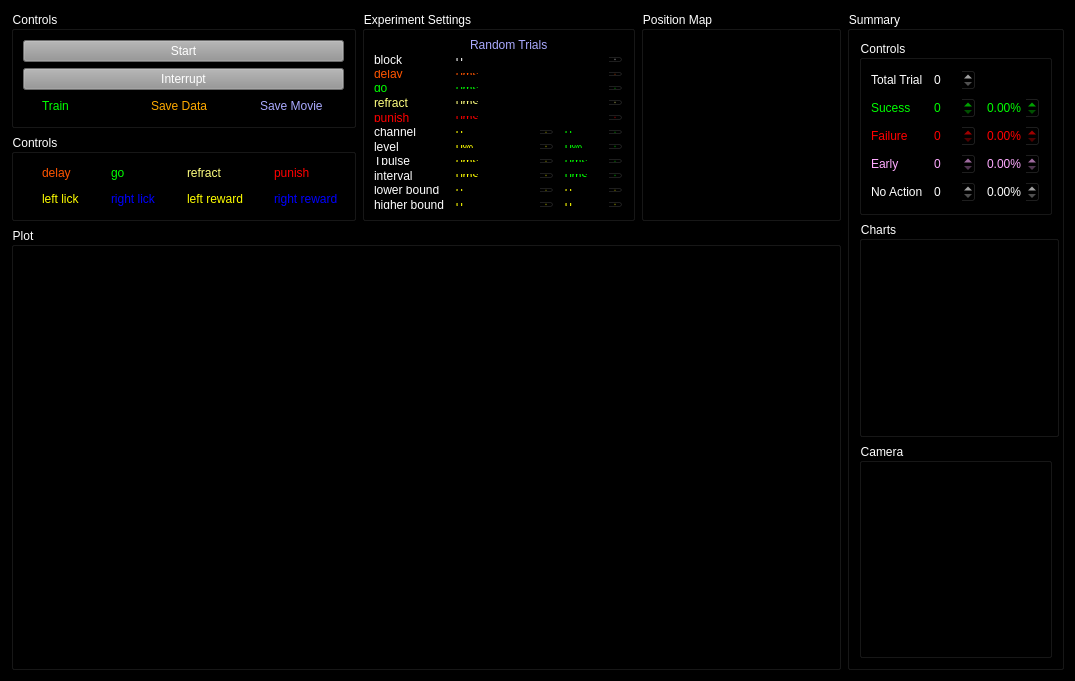
<?xml version="1.0" encoding="UTF-8"?>
<ui version="4.0">
 <class>Form</class>
 <widget class="QWidget" name="Form">
  <property name="geometry">
   <rect>
    <x>0</x>
    <y>0</y>
    <width>1075</width>
    <height>681</height>
   </rect>
  </property>
  <property name="windowTitle">
   <string>Form</string>
  </property>
  <property name="autoFillBackground">
   <bool>false</bool>
  </property>
  <property name="styleSheet">
   <string notr="true">background-color: rgb(0, 0, 0);</string>
  </property>
  <layout class="QGridLayout" name="gridLayout_2" rowstretch="0,0,0,0">
   <item row="0" column="4" rowspan="4">
    <widget class="QGroupBox" name="summary_groupBox">
     <property name="sizePolicy">
      <sizepolicy hsizetype="Preferred" vsizetype="Preferred">
       <horstretch>0</horstretch>
       <verstretch>0</verstretch>
      </sizepolicy>
     </property>
     <property name="minimumSize">
      <size>
       <width>200</width>
       <height>0</height>
      </size>
     </property>
     <property name="maximumSize">
      <size>
       <width>400</width>
       <height>16777215</height>
      </size>
     </property>
     <property name="styleSheet">
      <string notr="true">color: rgb(255, 255, 255);</string>
     </property>
     <property name="title">
      <string>Summary</string>
     </property>
     <layout class="QVBoxLayout" name="verticalLayout_7">
      <item>
       <widget class="QGroupBox" name="control_1groupBox_2">
        <property name="sizePolicy">
         <sizepolicy hsizetype="Preferred" vsizetype="Maximum">
          <horstretch>0</horstretch>
          <verstretch>0</verstretch>
         </sizepolicy>
        </property>
        <property name="styleSheet">
         <string notr="true">color: rgb(255, 255, 255);</string>
        </property>
        <property name="title">
         <string>Controls</string>
        </property>
        <layout class="QGridLayout" name="gridLayout_4">
         <item row="1" column="1">
          <widget class="QDoubleSpinBox" name="success_doubleSpinBox">
           <property name="enabled">
            <bool>true</bool>
           </property>
           <property name="styleSheet">
            <string notr="true">color: rgb(0, 255, 0)</string>
           </property>
           <property name="decimals">
            <number>0</number>
           </property>
          </widget>
         </item>
         <item row="0" column="0">
          <widget class="QLabel" name="label_20">
           <property name="styleSheet">
            <string notr="true">color: rgb(255, 255, 255);</string>
           </property>
           <property name="text">
            <string>Total Trial</string>
           </property>
          </widget>
         </item>
         <item row="1" column="2">
          <widget class="QDoubleSpinBox" name="success_percent_doubleSpinBox">
           <property name="enabled">
            <bool>true</bool>
           </property>
           <property name="styleSheet">
            <string notr="true">color: rgb(0, 255, 0)</string>
           </property>
           <property name="suffix">
            <string>%</string>
           </property>
           <property name="decimals">
            <number>2</number>
           </property>
          </widget>
         </item>
         <item row="1" column="0">
          <widget class="QLabel" name="label_21">
           <property name="styleSheet">
            <string notr="true">color: rgb(0, 255, 0)</string>
           </property>
           <property name="text">
            <string>Sucess</string>
           </property>
          </widget>
         </item>
         <item row="2" column="2">
          <widget class="QDoubleSpinBox" name="failure_percent_doubleSpinBox">
           <property name="enabled">
            <bool>true</bool>
           </property>
           <property name="styleSheet">
            <string notr="true">color:rgb(255, 0, 0)</string>
           </property>
           <property name="suffix">
            <string>%</string>
           </property>
           <property name="decimals">
            <number>2</number>
           </property>
          </widget>
         </item>
         <item row="2" column="1">
          <widget class="QDoubleSpinBox" name="failure_doubleSpinBox">
           <property name="enabled">
            <bool>true</bool>
           </property>
           <property name="styleSheet">
            <string notr="true">color:rgb(255, 0, 0)</string>
           </property>
           <property name="decimals">
            <number>0</number>
           </property>
          </widget>
         </item>
         <item row="2" column="0">
          <widget class="QLabel" name="label_23">
           <property name="styleSheet">
            <string notr="true">color:rgb(255, 0, 0)</string>
           </property>
           <property name="text">
            <string>Failure</string>
           </property>
          </widget>
         </item>
         <item row="4" column="2">
          <widget class="QDoubleSpinBox" name="idle_percent_doubleSpinBox">
           <property name="enabled">
            <bool>true</bool>
           </property>
           <property name="styleSheet">
            <string notr="true"/>
           </property>
           <property name="suffix">
            <string>%</string>
           </property>
           <property name="decimals">
            <number>2</number>
           </property>
          </widget>
         </item>
         <item row="4" column="0">
          <widget class="QLabel" name="label_24">
           <property name="styleSheet">
            <string notr="true"/>
           </property>
           <property name="text">
            <string>No Action</string>
           </property>
          </widget>
         </item>
         <item row="4" column="1">
          <widget class="QDoubleSpinBox" name="idle_doubleSpinBox">
           <property name="enabled">
            <bool>true</bool>
           </property>
           <property name="styleSheet">
            <string notr="true"/>
           </property>
           <property name="decimals">
            <number>0</number>
           </property>
          </widget>
         </item>
         <item row="0" column="1">
          <widget class="QDoubleSpinBox" name="trial_doubleSpinBox">
           <property name="enabled">
            <bool>true</bool>
           </property>
           <property name="styleSheet">
            <string notr="true">color: rgb(255, 255, 255);</string>
           </property>
           <property name="decimals">
            <number>0</number>
           </property>
          </widget>
         </item>
         <item row="3" column="0">
          <widget class="QLabel" name="label_25">
           <property name="styleSheet">
            <string notr="true">color: rgb(255, 170, 255);</string>
           </property>
           <property name="text">
            <string>Early</string>
           </property>
          </widget>
         </item>
         <item row="3" column="1">
          <widget class="QDoubleSpinBox" name="early_doubleSpinBox">
           <property name="enabled">
            <bool>true</bool>
           </property>
           <property name="styleSheet">
            <string notr="true">color: rgb(255, 170, 255);</string>
           </property>
           <property name="decimals">
            <number>0</number>
           </property>
          </widget>
         </item>
         <item row="3" column="2">
          <widget class="QDoubleSpinBox" name="early_percent_doubleSpinBox">
           <property name="enabled">
            <bool>true</bool>
           </property>
           <property name="styleSheet">
            <string notr="true">color: rgb(255, 170, 255);</string>
           </property>
           <property name="suffix">
            <string>%</string>
           </property>
           <property name="decimals">
            <number>2</number>
           </property>
          </widget>
         </item>
        </layout>
       </widget>
      </item>
      <item>
       <widget class="QGroupBox" name="aux_plot_groupBox">
        <property name="sizePolicy">
         <sizepolicy hsizetype="Preferred" vsizetype="Preferred">
          <horstretch>0</horstretch>
          <verstretch>0</verstretch>
         </sizepolicy>
        </property>
        <property name="minimumSize">
         <size>
          <width>200</width>
          <height>0</height>
         </size>
        </property>
        <property name="maximumSize">
         <size>
          <width>400</width>
          <height>16777215</height>
         </size>
        </property>
        <property name="styleSheet">
         <string notr="true">color: rgb(255, 255, 255);</string>
        </property>
        <property name="title">
         <string>Charts</string>
        </property>
        <layout class="QVBoxLayout" name="verticalLayout"/>
       </widget>
      </item>
      <item>
       <widget class="QGroupBox" name="camera_groupBox">
        <property name="minimumSize">
         <size>
          <width>0</width>
          <height>0</height>
         </size>
        </property>
        <property name="styleSheet">
         <string notr="true">color: rgb(255, 255, 255);</string>
        </property>
        <property name="title">
         <string>Camera</string>
        </property>
        <layout class="QVBoxLayout" name="verticalLayout_2"/>
       </widget>
      </item>
     </layout>
    </widget>
   </item>
   <item row="1" column="0">
    <widget class="QGroupBox" name="controls_groupBox_2">
     <property name="sizePolicy">
      <sizepolicy hsizetype="Preferred" vsizetype="Maximum">
       <horstretch>0</horstretch>
       <verstretch>0</verstretch>
      </sizepolicy>
     </property>
     <property name="styleSheet">
      <string notr="true">color: rgb(255, 255, 255);</string>
     </property>
     <property name="title">
      <string>Controls</string>
     </property>
     <layout class="QGridLayout" name="gridLayout_5">
      <item row="4" column="0">
       <widget class="QCheckBox" name="left_lick_ind_checkBox">
        <property name="styleSheet">
         <string notr="true">color:rgb(255, 255, 0)</string>
        </property>
        <property name="text">
         <string>left lick</string>
        </property>
       </widget>
      </item>
      <item row="1" column="0">
       <widget class="QCheckBox" name="delay_ind_checkBox">
        <property name="styleSheet">
         <string notr="true">color: rgb(255, 85, 0);</string>
        </property>
        <property name="text">
         <string>delay</string>
        </property>
       </widget>
      </item>
      <item row="1" column="1">
       <widget class="QCheckBox" name="go_ind_checkBox">
        <property name="styleSheet">
         <string notr="true">color: rgb(0, 255, 0);</string>
        </property>
        <property name="text">
         <string>go</string>
        </property>
       </widget>
      </item>
      <item row="1" column="2">
       <widget class="QCheckBox" name="refract_ind_checkBox">
        <property name="styleSheet">
         <string notr="true">color: rgb(255, 255, 127);</string>
        </property>
        <property name="text">
         <string>refract</string>
        </property>
       </widget>
      </item>
      <item row="4" column="1">
       <widget class="QCheckBox" name="right_lick_ind_checkBox">
        <property name="styleSheet">
         <string notr="true">color: rgb(0, 0, 255);</string>
        </property>
        <property name="text">
         <string>right lick</string>
        </property>
       </widget>
      </item>
      <item row="1" column="3">
       <widget class="QCheckBox" name="punish_ind_checkBox">
        <property name="styleSheet">
         <string notr="true">color: rgb(255, 0, 0);</string>
        </property>
        <property name="text">
         <string>punish</string>
        </property>
       </widget>
      </item>
      <item row="4" column="3">
       <widget class="QCheckBox" name="right_reward_ind_checkBox">
        <property name="styleSheet">
         <string notr="true">color: rgb(0, 0, 255);</string>
        </property>
        <property name="text">
         <string>right reward</string>
        </property>
       </widget>
      </item>
      <item row="4" column="2">
       <widget class="QCheckBox" name="left_reward_ind_checkBox">
        <property name="styleSheet">
         <string notr="true">color:rgb(255, 255, 0)</string>
        </property>
        <property name="text">
         <string>left reward</string>
        </property>
       </widget>
      </item>
     </layout>
    </widget>
   </item>
   <item row="0" column="0">
    <widget class="QGroupBox" name="controls_groupBox">
     <property name="sizePolicy">
      <sizepolicy hsizetype="Preferred" vsizetype="Maximum">
       <horstretch>0</horstretch>
       <verstretch>0</verstretch>
      </sizepolicy>
     </property>
     <property name="styleSheet">
      <string notr="true">color: rgb(255, 255, 255);</string>
     </property>
     <property name="title">
      <string>Controls</string>
     </property>
     <layout class="QGridLayout" name="gridLayout">
      <item row="3" column="1">
       <widget class="QCheckBox" name="save_h5_checkBox">
        <property name="styleSheet">
         <string notr="true">color:rgb(255, 170, 0)</string>
        </property>
        <property name="text">
         <string>Save Data</string>
        </property>
       </widget>
      </item>
      <item row="3" column="2">
       <widget class="QCheckBox" name="save_movie_checkBox">
        <property name="styleSheet">
         <string notr="true">color:rgb(170, 170, 255)</string>
        </property>
        <property name="text">
         <string>Save Movie</string>
        </property>
       </widget>
      </item>
      <item row="3" column="0">
       <widget class="QCheckBox" name="train_checkBox">
        <property name="styleSheet">
         <string notr="true">color: rgb(0, 255, 0);</string>
        </property>
        <property name="text">
         <string>Train</string>
        </property>
       </widget>
      </item>
      <item row="1" column="0" colspan="3">
       <widget class="QPushButton" name="start_pushButton">
        <property name="styleSheet">
         <string notr="true">color: rgb(255, 255, 255);
background-color: rgb(148, 148, 148);</string>
        </property>
        <property name="text">
         <string>Start</string>
        </property>
       </widget>
      </item>
      <item row="2" column="0" colspan="3">
       <widget class="QPushButton" name="interrupt_pushButton">
        <property name="styleSheet">
         <string notr="true">color: rgb(255, 255, 255);
background-color: rgb(148, 148, 148);</string>
        </property>
        <property name="text">
         <string>Interrupt</string>
        </property>
       </widget>
      </item>
     </layout>
    </widget>
   </item>
   <item row="0" column="3" rowspan="2">
    <widget class="QGroupBox" name="position_plot_groupBox">
     <property name="sizePolicy">
      <sizepolicy hsizetype="Preferred" vsizetype="Preferred">
       <horstretch>0</horstretch>
       <verstretch>0</verstretch>
      </sizepolicy>
     </property>
     <property name="minimumSize">
      <size>
       <width>200</width>
       <height>0</height>
      </size>
     </property>
     <property name="maximumSize">
      <size>
       <width>400</width>
       <height>16777215</height>
      </size>
     </property>
     <property name="styleSheet">
      <string notr="true">color: rgb(255, 255, 255);</string>
     </property>
     <property name="title">
      <string>Position Map</string>
     </property>
     <layout class="QVBoxLayout" name="verticalLayout_4"/>
    </widget>
   </item>
   <item row="2" column="0" rowspan="2" colspan="4">
    <widget class="QGroupBox" name="plot_groupBox">
     <property name="sizePolicy">
      <sizepolicy hsizetype="Preferred" vsizetype="Expanding">
       <horstretch>0</horstretch>
       <verstretch>0</verstretch>
      </sizepolicy>
     </property>
     <property name="minimumSize">
      <size>
       <width>0</width>
       <height>0</height>
      </size>
     </property>
     <property name="styleSheet">
      <string notr="true">color: rgb(255, 255, 255);</string>
     </property>
     <property name="title">
      <string>Plot</string>
     </property>
     <layout class="QVBoxLayout" name="verticalLayout_3"/>
    </widget>
   </item>
   <item row="0" column="1" rowspan="2" colspan="2">
    <widget class="QGroupBox" name="control_1groupBox">
     <property name="sizePolicy">
      <sizepolicy hsizetype="Preferred" vsizetype="Ignored">
       <horstretch>0</horstretch>
       <verstretch>0</verstretch>
      </sizepolicy>
     </property>
     <property name="styleSheet">
      <string notr="true">color: rgb(255, 255, 255);</string>
     </property>
     <property name="title">
      <string>Experiment Settings</string>
     </property>
     <property name="checkable">
      <bool>false</bool>
     </property>
     <layout class="QGridLayout" name="gridLayout_3">
      <item row="8" column="2">
       <widget class="QDoubleSpinBox" name="level2_doubleSpinBox">
        <property name="enabled">
         <bool>true</bool>
        </property>
        <property name="styleSheet">
         <string notr="true">color: rgb(0, 255, 0);</string>
        </property>
        <property name="suffix">
         <string>%</string>
        </property>
        <property name="decimals">
         <number>0</number>
        </property>
       </widget>
      </item>
      <item row="8" column="1">
       <widget class="QDoubleSpinBox" name="level1_doubleSpinBox">
        <property name="enabled">
         <bool>true</bool>
        </property>
        <property name="styleSheet">
         <string notr="true">color:rgb(255, 255, 0)</string>
        </property>
        <property name="suffix">
         <string>%</string>
        </property>
        <property name="decimals">
         <number>0</number>
        </property>
       </widget>
      </item>
      <item row="4" column="0">
       <widget class="QLabel" name="label_2">
        <property name="styleSheet">
         <string>color: rgb(0, 255, 0);</string>
        </property>
        <property name="text">
         <string>go</string>
        </property>
       </widget>
      </item>
      <item row="2" column="0">
       <widget class="QLabel" name="label">
        <property name="styleSheet">
         <string>color: rgb(255, 85, 0);</string>
        </property>
        <property name="text">
         <string>delay</string>
        </property>
       </widget>
      </item>
      <item row="9" column="1">
       <widget class="QDoubleSpinBox" name="Tpulse1_doubleSpinBox">
        <property name="enabled">
         <bool>true</bool>
        </property>
        <property name="styleSheet">
         <string notr="true">color:rgb(255, 255, 0)</string>
        </property>
        <property name="suffix">
         <string>ms</string>
        </property>
        <property name="decimals">
         <number>0</number>
        </property>
       </widget>
      </item>
      <item row="5" column="0">
       <widget class="QLabel" name="label_3">
        <property name="styleSheet">
         <string>color: rgb(255, 255, 127);</string>
        </property>
        <property name="text">
         <string>refract</string>
        </property>
       </widget>
      </item>
      <item row="9" column="2">
       <widget class="QDoubleSpinBox" name="Tpulse2_doubleSpinBox">
        <property name="enabled">
         <bool>true</bool>
        </property>
        <property name="styleSheet">
         <string notr="true">color: rgb(0, 255, 0);</string>
        </property>
        <property name="suffix">
         <string>ms</string>
        </property>
        <property name="decimals">
         <number>0</number>
        </property>
       </widget>
      </item>
      <item row="7" column="2">
       <widget class="QDoubleSpinBox" name="channel2_doubleSpinBox">
        <property name="enabled">
         <bool>true</bool>
        </property>
        <property name="styleSheet">
         <string notr="true">color: rgb(0, 255, 0);</string>
        </property>
        <property name="suffix">
         <string/>
        </property>
        <property name="decimals">
         <number>0</number>
        </property>
       </widget>
      </item>
      <item row="6" column="1" colspan="2">
       <widget class="QDoubleSpinBox" name="punish_doubleSpinBox">
        <property name="enabled">
         <bool>true</bool>
        </property>
        <property name="styleSheet">
         <string notr="true">color: rgb(255, 0, 0);</string>
        </property>
        <property name="suffix">
         <string>ms</string>
        </property>
        <property name="decimals">
         <number>0</number>
        </property>
       </widget>
      </item>
      <item row="4" column="1" colspan="2">
       <widget class="QDoubleSpinBox" name="go_doubleSpinBox">
        <property name="enabled">
         <bool>true</bool>
        </property>
        <property name="styleSheet">
         <string notr="true">color: rgb(0, 255, 0);</string>
        </property>
        <property name="suffix">
         <string>ms</string>
        </property>
        <property name="decimals">
         <number>0</number>
        </property>
       </widget>
      </item>
      <item row="5" column="1" colspan="2">
       <widget class="QDoubleSpinBox" name="refract_doubleSpinBox">
        <property name="enabled">
         <bool>true</bool>
        </property>
        <property name="styleSheet">
         <string notr="true">color: rgb(255, 255, 127);</string>
        </property>
        <property name="suffix">
         <string>ms</string>
        </property>
        <property name="decimals">
         <number>0</number>
        </property>
       </widget>
      </item>
      <item row="2" column="1" colspan="2">
       <widget class="QDoubleSpinBox" name="delay_doubleSpinBox">
        <property name="enabled">
         <bool>true</bool>
        </property>
        <property name="styleSheet">
         <string notr="true">color: rgb(255, 85, 0);</string>
        </property>
        <property name="suffix">
         <string>ms</string>
        </property>
        <property name="decimals">
         <number>0</number>
        </property>
       </widget>
      </item>
      <item row="10" column="2">
       <widget class="QDoubleSpinBox" name="interval2_doubleSpinBox">
        <property name="enabled">
         <bool>true</bool>
        </property>
        <property name="styleSheet">
         <string notr="true">color: rgb(0, 255, 0);</string>
        </property>
        <property name="suffix">
         <string>ms</string>
        </property>
        <property name="decimals">
         <number>0</number>
        </property>
       </widget>
      </item>
      <item row="7" column="1">
       <widget class="QDoubleSpinBox" name="channel1_doubleSpinBox">
        <property name="enabled">
         <bool>true</bool>
        </property>
        <property name="styleSheet">
         <string notr="true">color:rgb(255, 255, 0)</string>
        </property>
        <property name="suffix">
         <string/>
        </property>
        <property name="decimals">
         <number>0</number>
        </property>
       </widget>
      </item>
      <item row="7" column="0">
       <widget class="QLabel" name="label_5">
        <property name="text">
         <string>channel</string>
        </property>
       </widget>
      </item>
      <item row="10" column="1">
       <widget class="QDoubleSpinBox" name="interval1_doubleSpinBox">
        <property name="enabled">
         <bool>true</bool>
        </property>
        <property name="styleSheet">
         <string notr="true">color:rgb(255, 255, 0)</string>
        </property>
        <property name="suffix">
         <string>ms</string>
        </property>
        <property name="decimals">
         <number>0</number>
        </property>
       </widget>
      </item>
      <item row="8" column="0">
       <widget class="QLabel" name="label_6">
        <property name="text">
         <string>level</string>
        </property>
       </widget>
      </item>
      <item row="6" column="0">
       <widget class="QLabel" name="label_4">
        <property name="styleSheet">
         <string>color: rgb(255, 0, 0);</string>
        </property>
        <property name="text">
         <string>punish</string>
        </property>
       </widget>
      </item>
      <item row="10" column="0">
       <widget class="QLabel" name="label_8">
        <property name="text">
         <string>interval</string>
        </property>
       </widget>
      </item>
      <item row="9" column="0">
       <widget class="QLabel" name="label_7">
        <property name="text">
         <string>Tpulse</string>
        </property>
       </widget>
      </item>
      <item row="1" column="0">
       <widget class="QLabel" name="label_9">
        <property name="text">
         <string>block</string>
        </property>
       </widget>
      </item>
      <item row="1" column="1" colspan="2">
       <widget class="QDoubleSpinBox" name="block_doubleSpinBox">
        <property name="enabled">
         <bool>true</bool>
        </property>
        <property name="suffix">
         <string/>
        </property>
        <property name="decimals">
         <number>0</number>
        </property>
       </widget>
      </item>
      <item row="0" column="1">
       <widget class="QCheckBox" name="random_checkBox">
        <property name="styleSheet">
         <string notr="true">color:rgb(170, 170, 255)</string>
        </property>
        <property name="text">
         <string>Random Trials</string>
        </property>
       </widget>
      </item>
      <item row="11" column="1">
       <widget class="QDoubleSpinBox" name="lower_bound1_doubleSpinBox">
        <property name="enabled">
         <bool>true</bool>
        </property>
        <property name="styleSheet">
         <string notr="true">color:rgb(255, 255, 0)</string>
        </property>
        <property name="suffix">
         <string/>
        </property>
        <property name="decimals">
         <number>0</number>
        </property>
       </widget>
      </item>
      <item row="11" column="2">
       <widget class="QDoubleSpinBox" name="lower_bound2_doubleSpinBox">
        <property name="enabled">
         <bool>true</bool>
        </property>
        <property name="styleSheet">
         <string notr="true">color:rgb(255, 255, 0)</string>
        </property>
        <property name="suffix">
         <string/>
        </property>
        <property name="decimals">
         <number>0</number>
        </property>
       </widget>
      </item>
      <item row="12" column="1">
       <widget class="QDoubleSpinBox" name="higher_bound1_doubleSpinBox">
        <property name="enabled">
         <bool>true</bool>
        </property>
        <property name="styleSheet">
         <string notr="true">color:rgb(255, 255, 0)</string>
        </property>
        <property name="suffix">
         <string/>
        </property>
        <property name="decimals">
         <number>0</number>
        </property>
       </widget>
      </item>
      <item row="12" column="2">
       <widget class="QDoubleSpinBox" name="higher_bound2_doubleSpinBox">
        <property name="enabled">
         <bool>true</bool>
        </property>
        <property name="styleSheet">
         <string notr="true">color:rgb(255, 255, 0)</string>
        </property>
        <property name="suffix">
         <string/>
        </property>
        <property name="decimals">
         <number>0</number>
        </property>
       </widget>
      </item>
      <item row="11" column="0">
       <widget class="QLabel" name="label_33">
        <property name="text">
         <string>lower bound</string>
        </property>
       </widget>
      </item>
      <item row="12" column="0">
       <widget class="QLabel" name="label_34">
        <property name="text">
         <string>higher bound</string>
        </property>
       </widget>
      </item>
     </layout>
    </widget>
   </item>
  </layout>
 </widget>
 <resources/>
 <connections/>
</ui>
